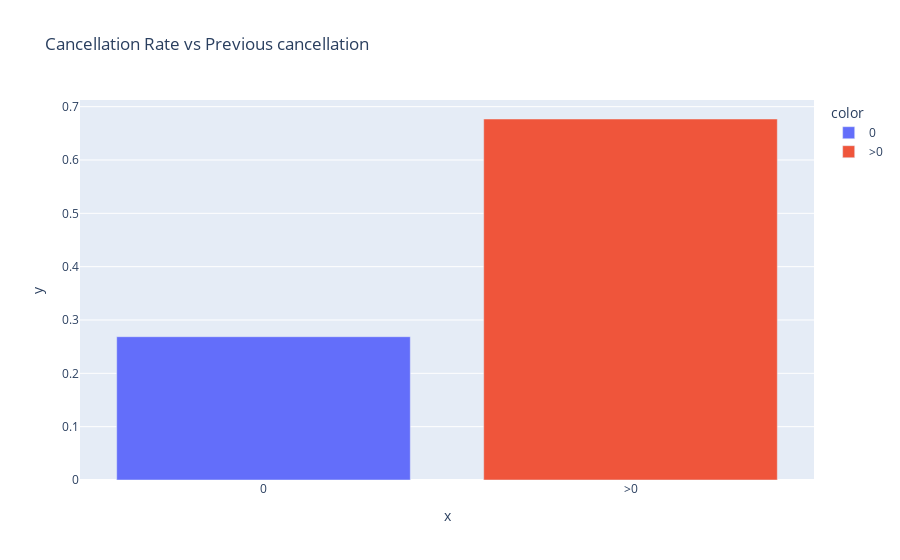

The notebook cell saved with this chart:
### Code cell
rate_previous1 = df[df["num_previous_cancellations"] == 0]["cancellation"].sum() / len(df[df["num_previous_cancellations"] == 0])
rate_previous2 = df[df["num_previous_cancellations"] > 0]["cancellation"].sum() / len(df[df["num_previous_cancellations"] > 0])
categories = ["0", ">0"]

fig = px.bar(x=categories, y=[rate_previous1, rate_previous2], title="Cancellation Rate vs Previous cancellation", color=categories)
fig.show()

### Figure 1 — Plotly figure (JSON) as saved in the notebook; plotly's stock layout.template omitted (floating-point values rounded to 4 significant figures)
{"data": [{"alignmentgroup": "True", "hovertemplate": "color=0<br>x=%{x}<br>y=%{y}<extra></extra>", "legendgroup": "0", "marker": {"color": "#636efa", "pattern": {"shape": ""}}, "name": "0", "offsetgroup": "0", "orientation": "v", "showlegend": true, "textposition": "auto", "type": "bar", "x": ["0"], "xaxis": "x", "y": [0.2687], "yaxis": "y"}, {"alignmentgroup": "True", "hovertemplate": "color=>0<br>x=%{x}<br>y=%{y}<extra></extra>", "legendgroup": ">0", "marker": {"color": "#EF553B", "pattern": {"shape": ""}}, "name": ">0", "offsetgroup": ">0", "orientation": "v", "showlegend": true, "textposition": "auto", "type": "bar", "x": [">0"], "xaxis": "x", "y": [0.6769], "yaxis": "y"}], "layout": {"barmode": "relative", "legend": {"title": {"text": "color"}, "tracegroupgap": 0}, "title": {"text": "Cancellation Rate vs Previous cancellation"}, "xaxis": {"anchor": "y", "domain": [0, 1], "title": {"text": "x"}}, "yaxis": {"anchor": "x", "domain": [0, 1], "title": {"text": "y"}}}}
